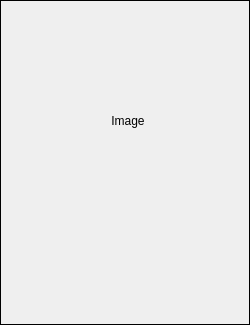
<?xml version="1.0" encoding="UTF-8"?>
<ui version="4.0">
 <class>pictureFrame</class>
 <widget class="QFrame" name="pictureFrame">
  <property name="geometry">
   <rect>
    <x>0</x>
    <y>0</y>
    <width>250</width>
    <height>325</height>
   </rect>
  </property>
  <property name="sizePolicy">
   <sizepolicy hsizetype="Fixed" vsizetype="Fixed">
    <horstretch>0</horstretch>
    <verstretch>0</verstretch>
   </sizepolicy>
  </property>
  <property name="minimumSize">
   <size>
    <width>250</width>
    <height>325</height>
   </size>
  </property>
  <property name="maximumSize">
   <size>
    <width>250</width>
    <height>325</height>
   </size>
  </property>
  <property name="windowTitle">
   <string>Frame</string>
  </property>
  <property name="frameShape">
   <enum>QFrame::Shape::Box</enum>
  </property>
  <layout class="QVBoxLayout" name="verticalLayout_2">
   <item>
    <widget class="QLabel" name="imageLabel">
     <property name="sizePolicy">
      <sizepolicy hsizetype="Fixed" vsizetype="Fixed">
       <horstretch>0</horstretch>
       <verstretch>0</verstretch>
      </sizepolicy>
     </property>
     <property name="minimumSize">
      <size>
       <width>232</width>
       <height>218</height>
      </size>
     </property>
     <property name="text">
      <string>Image</string>
     </property>
     <property name="alignment">
      <set>Qt::AlignmentFlag::AlignCenter</set>
     </property>
    </widget>
   </item>
   <item>
    <widget class="QWidget" name="picInfoWidget" native="true">
     <property name="sizePolicy">
      <sizepolicy hsizetype="Preferred" vsizetype="Fixed">
       <horstretch>0</horstretch>
       <verstretch>0</verstretch>
      </sizepolicy>
     </property>
     <property name="maximumSize">
      <size>
       <width>16777215</width>
       <height>86</height>
      </size>
     </property>
     <layout class="QVBoxLayout" name="verticalLayout">
      <property name="spacing">
       <number>0</number>
      </property>
      <property name="leftMargin">
       <number>0</number>
      </property>
      <property name="topMargin">
       <number>0</number>
      </property>
      <property name="rightMargin">
       <number>0</number>
      </property>
      <property name="bottomMargin">
       <number>0</number>
      </property>
      <item>
       <layout class="QHBoxLayout" name="horizontalLayout_3">
        <item>
         <widget class="QLabel" name="titleLabel">
          <property name="minimumSize">
           <size>
            <width>0</width>
            <height>35</height>
           </size>
          </property>
          <property name="text">
           <string/>
          </property>
         </widget>
        </item>
        <item>
         <spacer name="horizontalSpacer_3">
          <property name="orientation">
           <enum>Qt::Orientation::Horizontal</enum>
          </property>
          <property name="sizeHint" stdset="0">
           <size>
            <width>40</width>
            <height>20</height>
           </size>
          </property>
         </spacer>
        </item>
       </layout>
      </item>
      <item>
       <layout class="QHBoxLayout" name="horizontalLayout">
        <item>
         <widget class="QLabel" name="illustratorLabel">
          <property name="minimumSize">
           <size>
            <width>0</width>
            <height>20</height>
           </size>
          </property>
          <property name="text">
           <string/>
          </property>
         </widget>
        </item>
        <item>
         <spacer name="horizontalSpacer">
          <property name="orientation">
           <enum>Qt::Orientation::Horizontal</enum>
          </property>
          <property name="sizeHint" stdset="0">
           <size>
            <width>40</width>
            <height>20</height>
           </size>
          </property>
         </spacer>
        </item>
        <item>
         <widget class="QLabel" name="resolutionLabel">
          <property name="minimumSize">
           <size>
            <width>0</width>
            <height>20</height>
           </size>
          </property>
          <property name="text">
           <string/>
          </property>
         </widget>
        </item>
       </layout>
      </item>
      <item>
       <layout class="QHBoxLayout" name="horizontalLayout_2">
        <item>
         <widget class="QLabel" name="pidLabel">
          <property name="minimumSize">
           <size>
            <width>0</width>
            <height>20</height>
           </size>
          </property>
          <property name="text">
           <string/>
          </property>
         </widget>
        </item>
        <item>
         <spacer name="horizontalSpacer_2">
          <property name="orientation">
           <enum>Qt::Orientation::Horizontal</enum>
          </property>
          <property name="sizeHint" stdset="0">
           <size>
            <width>40</width>
            <height>20</height>
           </size>
          </property>
         </spacer>
        </item>
        <item>
         <widget class="QLabel" name="fileTypeAndSizeLabel">
          <property name="minimumSize">
           <size>
            <width>0</width>
            <height>20</height>
           </size>
          </property>
          <property name="text">
           <string/>
          </property>
         </widget>
        </item>
       </layout>
      </item>
     </layout>
    </widget>
   </item>
  </layout>
 </widget>
 <resources/>
 <connections/>
</ui>
